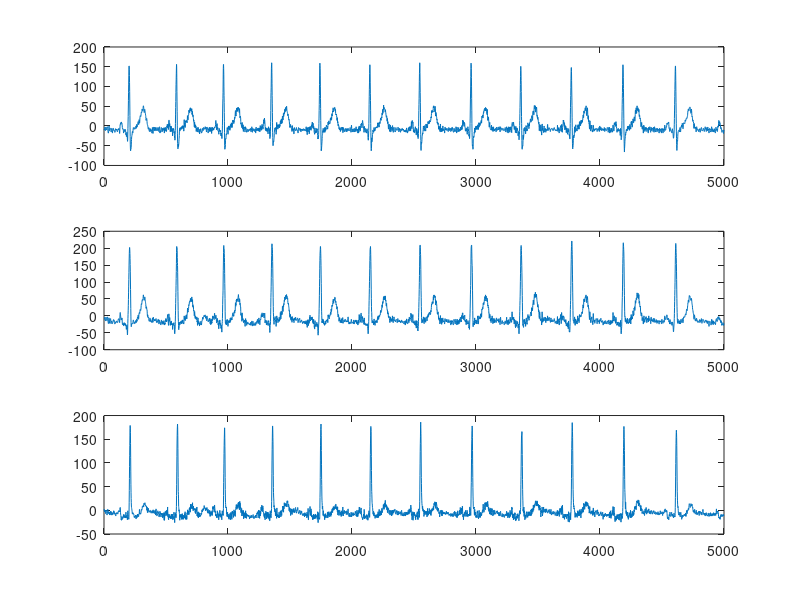

The MATLAB script that drew this image: (Note: this script raises an error after producing the figure.)
%%%%%%%%%%%%%%%%%%%%%%%%%%%%%%%%%%%%%%%%%%%%%%%%%%%%
% Pre-processing:
% Bandpass, bandstop, notch filter, peak detection
%%%%%%%%%%%%%%%%%%%%%%%%%%%%%%%%%%%%%%%%%%%%%%%%%%%%

%Load data from text file folder
ecg = load('1045434.txt');

% Signal Variables
L = length(ecg);
fs = 500;
t = (1:L);  %Don't use
t1=(0:L-1)/fs;
Fv = linspace(0, 1, fix(L/2)+1)*(fs/2);
Iv = 1:length(Fv);
Lead=num2cell(ecg,1);

%Debugging: Simple plot of original ecg lead 4
F=num2cell(ecg,1);
figure
subplot(3,1,1)
plot(F{2});
subplot(3,1,2)
plot(F{3});
subplot(3,1,3)
plot(F{4});

%Flags for signal discrepencies
%All flags set to 0 for initial conditions of 12 leads
F_RA_LA = 0;    %RA and LA lead reversal
F_RA_LL = 0;    %RA and LL lead reversal
F_EMG = 0;      %Max amplitude set
F_Flat = 0;     %Flat signal line
F_Min = 0;      %Minimum amplitude on 3 channels
F_Max = 0;      %Saturation on 1 channel
F_Baseline = 0; %Baseline drift too large on any lead

% Filtering variables
order = 6;
fcutlow=0.5;   %low cut frequency in Hz
fcuthigh=100;   %high cut frequency in Hz
[b,a]=butter(order,[fcutlow,fcuthigh]/(fs/2),'bandpass');

%60Hz PLI notch filter
bandstop = designfilt('bandstopiir','FilterOrder',2, ...
               'HalfPowerFrequency1',59,'HalfPowerFrequency2',61, ...
               'DesignMethod','butter','SampleRate',fs);
          
%60Hz filter magnitude response
fvtool(bandstop,'Fs',fs)
%60Hz filter impulse response
impz(bandstop,50)

bandpass = designfilt('bandpassiir','FilterOrder',4, ...
    'HalfPowerFrequency1',0.5,'HalfPowerFrequency2',100, ...
    'SampleRate',fs);

%Bandpass filter magnitude response
fvtool(bandpass, 'fs', fs);
%60Hz filter impulse response
impz(bandpass,50)

i = 2;
filtLead={};

while i < 14
    filtLead{1,i-1} = filtfilt(bandstop,Lead{1,i});
    filtLead{1,i-1} = filtfilt(bandpass,filtLead{1,i-1});
    i = i+1;
end

i = 1;
peak={};
time={};
threshold=[];

while i < 13
    peak{1,i} = [];
    time{1,i} = [];
    threshold(i) = 0.5*max(filtLead{1,i});
    
    for j = 2: L-1
        if((filtLead{1,i}(j,1) > filtLead{1,i}(j+1,1))&&(filtLead{1,i}(j,1) > filtLead{1,i}(j-1,1)) && (filtLead{1,i}(j,1) > threshold(i)))  
            peak{1,i}(j,1) = filtLead{1,i}(j,1);                                   
            time{1,i}(j,1)=(j-1)/fs;     %position stored where peak value met;              
        end
        j=j+1;
    end
  
    peak{1,i}(peak{1,i} == 0) =[];
    time{1,i}(time{1,i}==0)=[];
    
    i = i+1;
end

i = 1;
figure(2)
while i < 13
   subplot(12,1,i);
   plot(t1, filtLead{i});
   hold on;
   plot(time{i}, peak{i}, '*r');
   hold on;
   plot(t1, Lead{1,i+1}, 'LineWidth',3);
   i = i+1;
end

%Tom's
%figure(3)
%plot(Fv,abs(fffleadI(Iv))*2);
%title('Freq Notch + BP Filtered');


% Baseline drift elimination:
% Output is 'D' the detrended signal for 12 leads, after filtering
% C is the cellularized matrix of the 12 leads
filt_lead_mat = cell2mat(filtLead);
C=num2cell(filt_lead_mat,1); %call C{1}...C{12}

%Initialize detrended lead data matrix 'D' to be zeros
D = zeros(L, 12);
% Baseline drift greater than 2.5mV in any lead
j=1;
figure
while j < 13
    [p,s,mu] = polyfit((1:numel(C{j}))',C{j},6);
    f_y(:,j) = polyval(p,(1:numel(C{j}))',[],mu);
    
    D(:,j) = C{j} - f_y(:,j);   % Detrend data using polyfit curve f_y

    subplot(2,1,1);
    plot(t1, D);
    title('Detrended ECG Signal'), xlabel('Time (sec)'), ylabel('Voltage(uV)')
    axis([0 10 -500 500]);  %Mutual axes
    
    subplot(2,1,2);
    plot(t1, C{j});
    title('Original ECG Signal'), xlabel('Time (sec)'), ylabel('Voltage(uV)')
    axis([0 10 -500 500]);
    
    hold on
    
    %Baseline drift flag check
    if f_y(:,j) > 2500
        F_Baseline = 1;
    end
    
    j=j+1;
end

%%%%%%%%%%%%%%%%%%%%%%%%%%%%%%%%%%%%%%%%%%%%%%%%%%%%%%%%%%%%%%
%Processing
%Misplaced electrode, low and high amplitude, motion artifacts,
%flat line detection
%Input should be D - detended/filtered data
%%%%%%%%%%%%%%%%%%%%%%%%%%%%%%%%%%%%%%%%%%%%%%%%%%%%%%%%%%%%%%

%Indices set
k=1;
j=1;

%Initialize matrices to zeros
max_ampl = zeros(1,12);
min_ampl = zeros(1,12);
max_sum = zeros(1,12);
max_avg = zeros(1,12);
min_sum = zeros(1,12);
min_avg = zeros(1,12);

%Lead Initialization
%filtLead = lead data after all filtering
l_1=D(:,1);    %Lead 1
l_2=D(1,2);    %Lead 2
l_3=D(1,3);    %Lead 3
l_4=D(1,4);    %aVR
l_5=D(1,5);    %avL
l_6=D(1,6);    %avF
l_7=D(1,7);    %V1
l_8=D(1,8);    %V2
l_9=D(1,9);    %V3
l_10=D(1,10);  %V4
l_11=D(1,11);  %V5
l_12=D(1,12);  %V6

% Saturation (high amplitude) condition and flag setting:
% If any lead is considered high amplitude (greater than 2mV for excerpt of continuous 200 msec ),
% F_max is set to 1, and 12-lead ECG is considered unacceptable due to motion artifacts or EMG
% noise.
%checkhigh = 0;
x=0;

while k < 13
    while x < 50
        count_1 = 1+(x*100);
        count_2 = 100+(x*100);
        %column_x = x+1;
        
        %200msec = 100 samples out of 5000 samples per D value
        %s_mat = D(1:100, 1);    %trial
        submatrix_D = D(count_1:count_2, k);
        max_submatrix_D = max(submatrix_D);
        
        if (max_submatrix_D > 2000)
            F_Max = 1;
        end
        x=x+1;
    end
    x=0;
    k=k+1;
    
end

% Flat line condition and flag setting:
% If any lead is considered to to a constant 0 voltage for at least 1sec
% length, F_Flat is set to 1, and 12-lead ECG is considered unacceptable.
checkflatline = 0;
y=0;
k=1;

while k < 13
    while y < 10
        f_count_1 = 1+(y*500);
        f_count_2 = 500+(y*500);
        %column_y = y+1;
        
        %200msec = 100 samples out of 5000 samples per D value
        %s_mat = D(1:100, 1);    %trial
        f_submatrix_D = D(f_count_1:f_count_2, k);
        f_max_submatrix_D = max(f_submatrix_D);
        
        if (f_max_submatrix_D == 0)
            F_Flat = 1;
        end
        y=y+1;
    end
    y=0;
    k=k+1;
    
end
k=1;

%
%Search for maximum of peak values in peak[] of 12 leads
while k < 13
    max_ampl(k) = max(peak{1,k});
    min_ampl(k) = min(peak{1,k});
    
    % Voltage averaging of peaks for 12 leads
    max_sum(k) = sum(peak{1,k});
    max_avg(k) = max_sum(k)/12;
    
    min_sum(k) = sum(peak{1,k});
    min_avg(k) = min_sum(k)/12;
    
    k=k+1;
end
k=1;

% Low amplitude condition and flag setting:
% If three leads are considered low amplitude (less than 125uV), F_Min is set to 1, and
% 12-lead ECG is considered unacceptable due to possible poor skin-electrode
% contact.
checklow = 0;
while k < 13
    min_length = length(peak{k});
    if max_ampl(k) < 125 || min_length < 4  %thresholding check: if not enough peaks detected, or min ampl = low saturation
        checklow = checklow+1;
    end
    if checklow == 3
        F_Min = 1;
    end
    k=k+1;
end                                
        
% EMG Noise condition:
% If peak[] length is greater than 100; peaks too frequent to be bpm; set
% EMG noise flag to 1.
k=1;
while k < 13
    if length(peak{1,k}) > 100
        F_EMG = 1;
    end
    k=k+1;
end

%%%%%%%%%%%%%%%%%%%%%%%%%%%%%%%%%%%%%%%%%%%%%%%%%%%%%%%%%%%%%%%%%%%%%%%%%%%%%%%%%%%%
% QRS Detection using thresholding to find peaks of interest
% 100 = min peak height of R wave; 300 = less than minimum distance between
% subsequent peaks
i = 1;
%while i < 2
 %   [~,locs_Rwave] = findpeaks(D(1,:),'MinPeakHeight',100,...
  %                                      'MinPeakDistance',300);
  %  figure
  %  hold on 
  %  plot(t1,D)
  %  plot(locs_Rwave,D(locs_Rwave),'rv','MarkerFaceColor','r')
%end

%Wavelet for pre-peak finder; 
%Wavelet to get approximation and details from D matrix
i = 1;
while i < 13  
    D_wave=num2cell(D,1);
    [a1,d1] = dwt(D_wave{i}, 'db2');
    [a2,d2] = dwt(a1, 'db2');
    [a3,d3] = dwt(a2, 'db2');
    [a4,d4] = dwt(a3, 'db2');
    [a5,d5] = dwt(a4, 'db2');
    i=i+1;

    %Plot approximations of ecg signal for a1-a5 daub wavelet coefficients
    %to determine best compression factor (a3)
    %figure
    %subplot(5,1,1);
    %plot(a1);
    %title('Approximation Levels 1-4');
    %subplot(5,1,2);
    %plot(a2);
    %subplot(5,1,3);
    %plot(a3);
    %subplot(5,1,4);
    %plot(a4);
    %subplot(5,1,5);
    %plot(a5);
end
i=0;

% Beats per minute calculation:
% Patients heartbeat, frequency of beats- in gui
% Change to new code
t_total = max(t1);  %msec
bpm = length(peak{1,1})*6;  %number of peaks for 6*10sec sample


